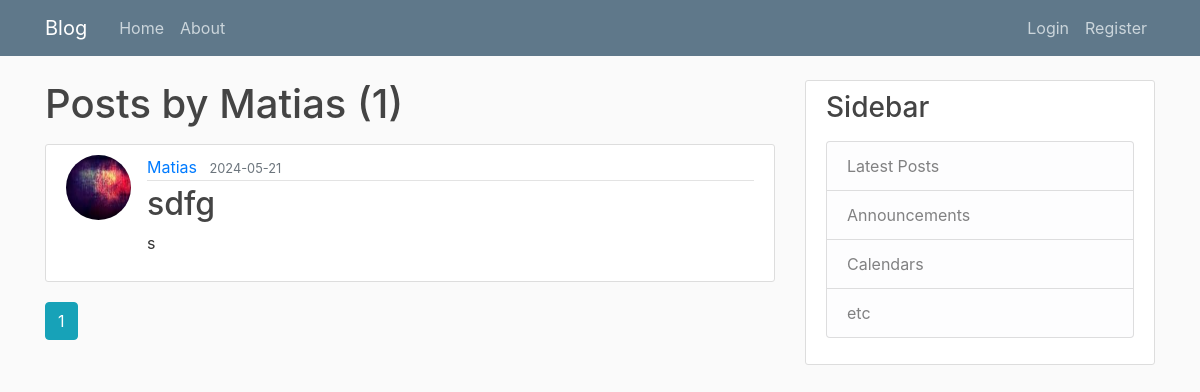
The app's page /user/Matias, older data.
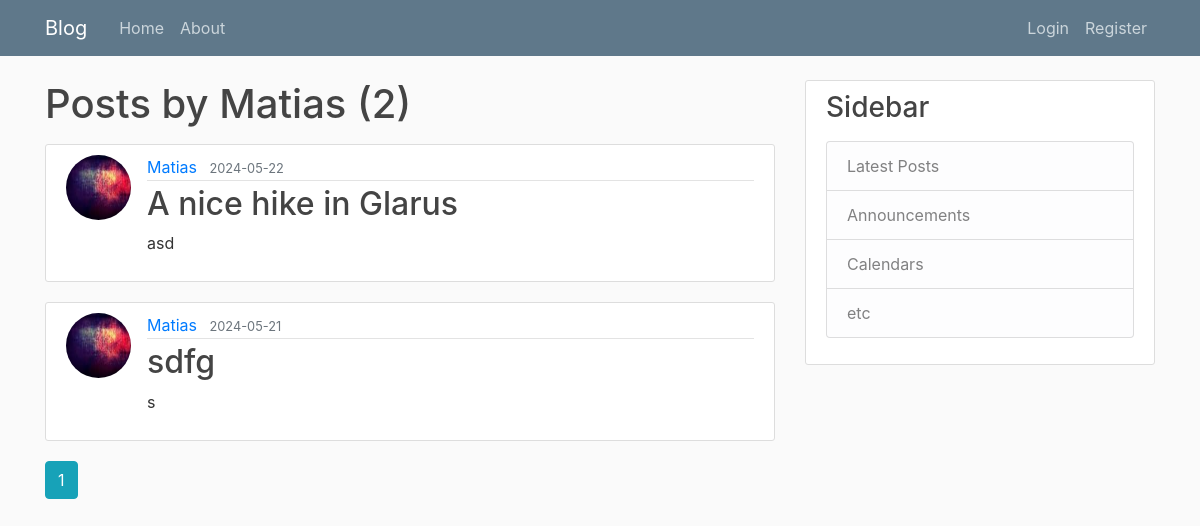
The same page, newer data.
### flaskblog/models.py (models this page shows, shortened)
class Post(db.Model):
    id = db.Column(db.Integer, primary_key=True)
    title = db.Column(db.String(100), nullable=False)
    date_posted = db.Column(db.DateTime, nullable=False, default=datetime.utcnow)
    content = db.Column(db.Text, nullable=False)
    user_id = db.Column(db.Integer, db.ForeignKey('user.id'), nullable=False)
    gpx_file = db.Column(db.String(20), nullable=False)

class User(db.Model, UserMixin):
    id = db.Column(db.Integer, primary_key=True)
    username = db.Column(db.String(20), unique=True, nullable=False)
    email = db.Column(db.String(120), unique=True, nullable=False)
    image_file = db.Column(db.String(20), nullable=False, default='default.jpg')
    password = db.Column(db.String(60), nullable=False)
    posts = db.relationship('Post', backref='author', lazy=True)

### flaskblog/users/routes.py (the view)
@users.route("/user/<string:username>")
def user_posts(username):
    page = request.args.get('page',1, type=int)
    user = User.query.filter_by(username=username).first_or_404()
    posts = Post.query.filter_by(author=user)\
                    .order_by(Post.date_posted.desc())\
                    .paginate(page=page, per_page=5)
    return render_template('user_posts.html', posts=posts, user=user)

### flaskblog/templates/user_posts.html
{% extends 'layout.html' %}
{% block content %}
<h1 class="mb-3">Posts by {{ user.username }} ({{ posts.total }})</h1>
{% for post in posts.items %}
<article class="media content-section">
    <img class="rounded-circle article-img" src="{{ url_for('static', filename='profile_pics/' + post.author.image_file) }}">
    <div class="media-body">
        <div class="article-metadata">
            <a class="mr-2" href="{{ url_for('users.user_posts', username=post.author.username) }}">{{ post.author.username }}</a>
            <small class="text-muted">{{ post.date_posted.strftime('%Y-%m-%d') }}</small>
        </div>
        <h2><a class="article-title" href="{{ url_for('posts.post', post_id=post.id) }}">{{ post.title }}</a></h2>
        <p class="article-content">{{ post.content }}</p>
    </div>
</article>
{% endfor %}
{% for page_num in posts.iter_pages(left_edge=1, right_edge=1, left_current=1, right_current=2) %}
    {% if page_num %}
        {% if posts.page == page_num %}
        <a class="btn btn-info mb-4" href="{{ url_for('users.user_posts', username=user.username, page=page_num) }}">{{ page_num }}</a>
        {% else %}
        <a class="btn btn-outline-info mb-4" href="{{ url_for('users.user_posts', username=user.username, page=page_num) }}">{{ page_num }}</a>
        {% endif %}
    {% else %}
        ...
    {% endif%}
{% endfor%}
{% endblock content %}

Row changes from the older to the newer data that the page shows:
added Post: image_file (picture), author.username "Matias", date_posted "2024-05-22", title "A nice hike in Glarus", content "asd"
Text that changed along with them:
{{ posts.total }}: "1" → "2"
